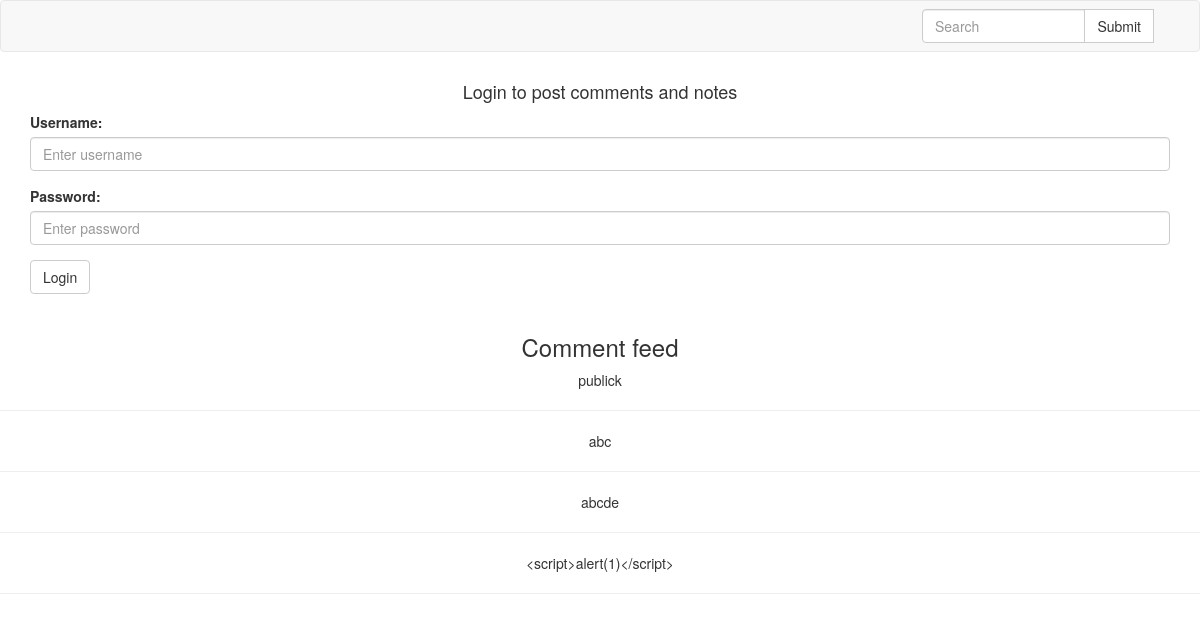
Before: / with the older database file.
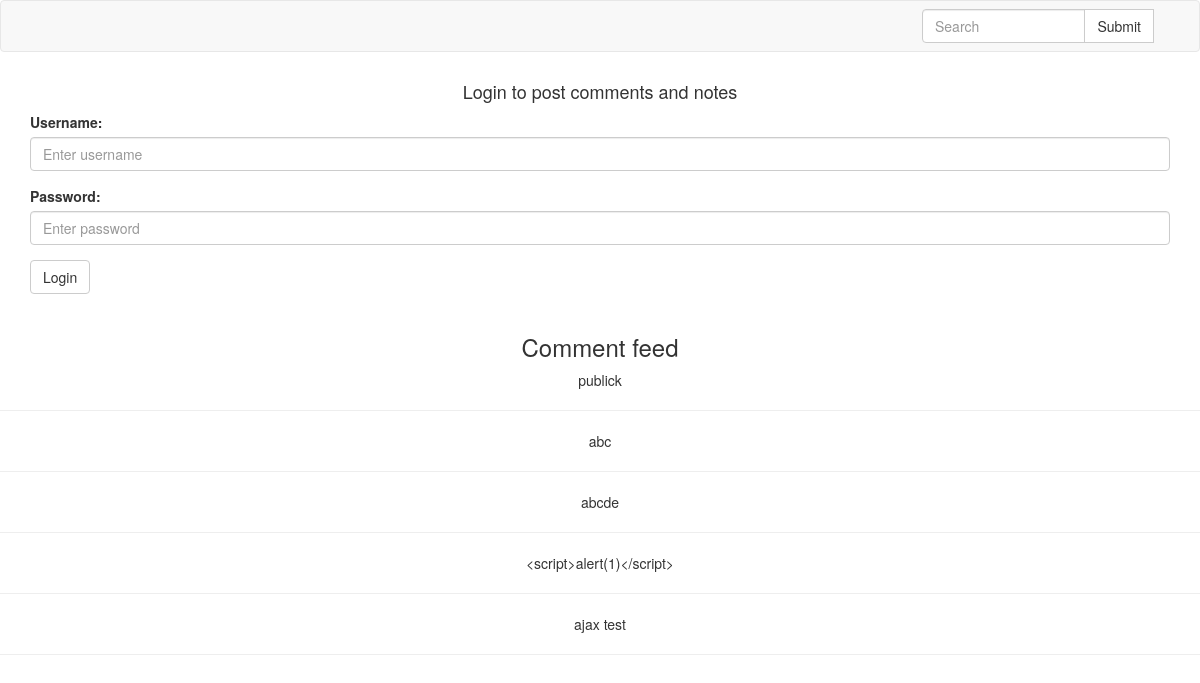
After: the same page with the newer database file.
### tables this page shows
CREATE TABLE storage (
   userid int,
   private TEXT,
   data TEXT
);

### app.py (the view)
@app.route('/')
def index():
   comments = db.check(comments=True)
   if session.has_key('username'):
       return redirect(url_for('home'))
   return render_template('index.html', user="", comments=comments)

### templates/index.html (shortened to what this page needs)
<!DOCTYPE html>
<html lang="en">
   <head>
      <link rel="stylesheet" href="https://maxcdn.bootstrapcdn.com/bootstrap/3.3.7/css/bootstrap.min.css">
   </head>
   <body>
      <nav class = "navbar navbar-default" role = "navigation">
         <div class="collapse navbar-collapse navbar-ex1-collapse">
            <div class="col-sm-3 col-md-3 pull-right">
               <form id="searchorm" class="navbar-form" action="/search">
                  <div class="input-group">
                     <input type="text" class="form-control" placeholder="Search" name="term" id="term">
                     <div class="input-group-btn">
                        <input class="btn btn-default" type="submit"></input>
                     </div>
                  </div>
               </form>
            </div>
         </div>
      </nav>
      <div class="container">
         <h4 style="text-align: center;">Login to post comments and notes</h4>
         <form action="/login" method="POST">
            <div class="form-group">
               <label for="nm">Username:</label>
               <input placeholder="Enter username" class="form-control" type="text" id="nm" name = "nm" required>
            </div>
            <div class="form-group">
               <label for="pwd">Password:</label>
               <input type="password" class="form-control" id="pwd" name="passw" placeholder="Enter password" required>
            </div>
            <button type="submit" class="btn btn-default">Login</button>
         </form>
      </div>
      <br>
      <div id="comment_feed" style='text-align:center;'>
         <h3>Comment feed</h3>
         {% for c in comments %}
          <p >{{c[0]}}</p>
          <hr />
         {% endfor %}
        </div>
   </body>
</html>

Changed rows visible on the page:
added storage: data "ajax test"
